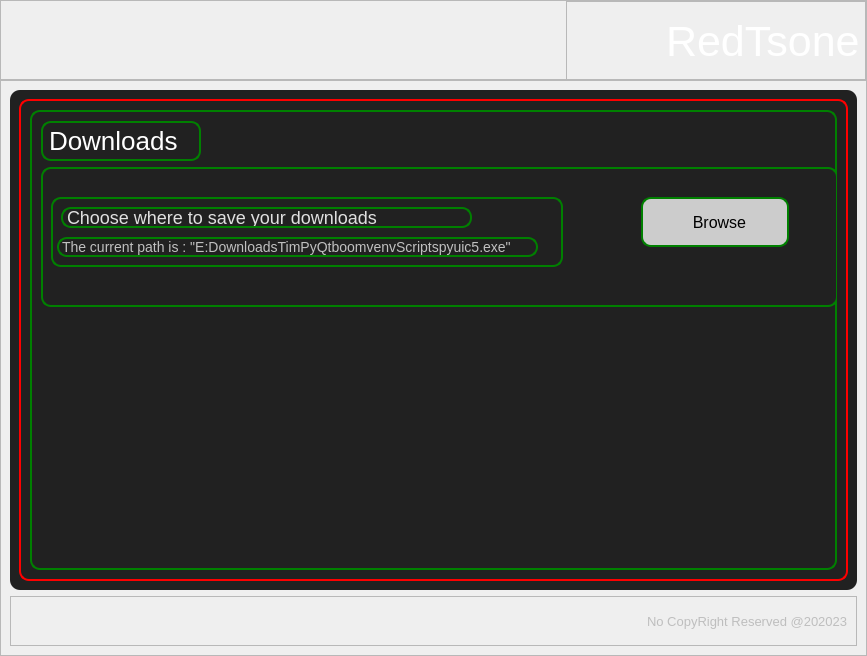
      <widget class="QWidget" name="settings_page">
       <layout class="QVBoxLayout" name="verticalLayout_5">
        <property name="spacing">
         <number>0</number>
        </property>
        <property name="leftMargin">
         <number>0</number>
        </property>
        <property name="topMargin">
         <number>0</number>
        </property>
        <property name="rightMargin">
         <number>0</number>
        </property>
        <property name="bottomMargin">
         <number>0</number>
        </property>
        <item>
         <widget class="QFrame" name="frame_7">
          <property name="minimumSize">
           <size>
            <width>0</width>
            <height>80</height>
           </size>
          </property>
          <property name="maximumSize">
           <size>
            <width>16777215</width>
            <height>80</height>
           </size>
          </property>
          <property name="frameShape">
           <enum>QFrame::StyledPanel</enum>
          </property>
          <property name="frameShadow">
           <enum>QFrame::Raised</enum>
          </property>
          <layout class="QHBoxLayout" name="horizontalLayout_3">
           <property name="spacing">
            <number>0</number>
           </property>
           <property name="leftMargin">
            <number>0</number>
           </property>
           <property name="topMargin">
            <number>0</number>
           </property>
           <property name="rightMargin">
            <number>0</number>
           </property>
           <property name="bottomMargin">
            <number>0</number>
           </property>
           <item>
            <widget class="QFrame" name="frame_8">
             <property name="frameShape">
              <enum>QFrame::StyledPanel</enum>
             </property>
             <property name="frameShadow">
              <enum>QFrame::Raised</enum>
             </property>
            </widget>
           </item>
           <item>
            <spacer name="horizontalSpacer_2">
             <property name="orientation">
              <enum>Qt::Horizontal</enum>
             </property>
             <property name="sizeHint" stdset="0">
              <size>
               <width>565</width>
               <height>20</height>
              </size>
             </property>
            </spacer>
           </item>
           <item>
            <widget class="QFrame" name="frame_9">
             <property name="minimumSize">
              <size>
               <width>300</width>
               <height>80</height>
              </size>
             </property>
             <property name="maximumSize">
              <size>
               <width>300</width>
               <height>80</height>
              </size>
             </property>
             <property name="frameShape">
              <enum>QFrame::StyledPanel</enum>
             </property>
             <property name="frameShadow">
              <enum>QFrame::Raised</enum>
             </property>
             <widget class="QLabel" name="label_9">
              <property name="geometry">
               <rect>
                <x>0</x>
                <y>0</y>
                <width>100</width>
                <height>80</height>
               </rect>
              </property>
              <property name="text">
               <string/>
              </property>
              <property name="pixmap">
               <pixmap>logo.png</pixmap>
              </property>
              <property name="scaledContents">
               <bool>true</bool>
              </property>
             </widget>
             <widget class="QLabel" name="label_10">
              <property name="geometry">
               <rect>
                <x>100</x>
                <y>0</y>
                <width>201</width>
                <height>80</height>
               </rect>
              </property>
              <property name="palette">
               <palette>
                <active>
                 <colorrole role="WindowText">
                  <brush brushstyle="SolidPattern">
                   <color alpha="255">
                    <red>255</red>
                    <green>255</green>
                    <blue>255</blue>
                   </color>
                  </brush>
                 </colorrole>
                 <colorrole role="Button">
                  <brush brushstyle="SolidPattern">
                   <color alpha="255">
                    <red>3</red>
                    <green>3</green>
                    <blue>3</blue>
                   </color>
                  </brush>
                 </colorrole>
                 <colorrole role="Base">
                  <brush brushstyle="SolidPattern">
                   <color alpha="255">
                    <red>3</red>
                    <green>3</green>
                    <blue>3</blue>
                   </color>
                  </brush>
                 </colorrole>
                 <colorrole role="Window">
                  <brush brushstyle="SolidPattern">
                   <color alpha="255">
                    <red>3</red>
                    <green>3</green>
                    <blue>3</blue>
                   </color>
                  </brush>
                 </colorrole>
                </active>
                <inactive>
                 <colorrole role="WindowText">
                  <brush brushstyle="SolidPattern">
                   <color alpha="255">
                    <red>255</red>
                    <green>255</green>
                    <blue>255</blue>
                   </color>
                  </brush>
                 </colorrole>
                 <colorrole role="Button">
                  <brush brushstyle="SolidPattern">
                   <color alpha="255">
                    <red>3</red>
                    <green>3</green>
                    <blue>3</blue>
                   </color>
                  </brush>
                 </colorrole>
                 <colorrole role="Base">
                  <brush brushstyle="SolidPattern">
                   <color alpha="255">
                    <red>3</red>
                    <green>3</green>
                    <blue>3</blue>
                   </color>
                  </brush>
                 </colorrole>
                 <colorrole role="Window">
                  <brush brushstyle="SolidPattern">
                   <color alpha="255">
                    <red>3</red>
                    <green>3</green>
                    <blue>3</blue>
                   </color>
                  </brush>
                 </colorrole>
                </inactive>
                <disabled>
                 <colorrole role="WindowText">
                  <brush brushstyle="SolidPattern">
                   <color alpha="255">
                    <red>120</red>
                    <green>120</green>
                    <blue>120</blue>
                   </color>
                  </brush>
                 </colorrole>
                 <colorrole role="Button">
                  <brush brushstyle="SolidPattern">
                   <color alpha="255">
                    <red>3</red>
                    <green>3</green>
                    <blue>3</blue>
                   </color>
                  </brush>
                 </colorrole>
                 <colorrole role="Base">
                  <brush brushstyle="SolidPattern">
                   <color alpha="255">
                    <red>3</red>
                    <green>3</green>
                    <blue>3</blue>
                   </color>
                  </brush>
                 </colorrole>
                 <colorrole role="Window">
                  <brush brushstyle="SolidPattern">
                   <color alpha="255">
                    <red>3</red>
                    <green>3</green>
                    <blue>3</blue>
                   </color>
                  </brush>
                 </colorrole>
                </disabled>
               </palette>
              </property>
              <property name="font">
               <font>
                <pointsize>32</pointsize>
               </font>
              </property>
              <property name="text">
               <string>RedTsone</string>
              </property>
             </widget>
            </widget>
           </item>
          </layout>
         </widget>
        </item>
        <item>
         <widget class="QFrame" name="settings_content">
          <property name="styleSheet">
           <string notr="true"/>
          </property>
          <property name="frameShape">
           <enum>QFrame::StyledPanel</enum>
          </property>
          <property name="frameShadow">
           <enum>QFrame::Raised</enum>
          </property>
          <layout class="QVBoxLayout" name="verticalLayout_6">
           <item>
            <widget class="QFrame" name="frame_16">
             <property name="minimumSize">
              <size>
               <width>800</width>
               <height>500</height>
              </size>
             </property>
             <property name="styleSheet">
              <string notr="true">background-color:#212121;
border-radius:10px;</string>
             </property>
             <property name="frameShape">
              <enum>QFrame::StyledPanel</enum>
             </property>
             <property name="frameShadow">
              <enum>QFrame::Raised</enum>
             </property>
             <layout class="QVBoxLayout" name="verticalLayout_4">
              <item>
               <widget class="QFrame" name="frame_11">
                <property name="styleSheet">
                 <string notr="true">border:2px solid red;</string>
                </property>
                <property name="frameShape">
                 <enum>QFrame::StyledPanel</enum>
                </property>
                <property name="frameShadow">
                 <enum>QFrame::Raised</enum>
                </property>
                <layout class="QVBoxLayout" name="verticalLayout_7">
                 <item>
                  <widget class="QFrame" name="frame_18">
                   <property name="styleSheet">
                    <string notr="true">border:2px solid green;</string>
                   </property>
                   <property name="frameShape">
                    <enum>QFrame::StyledPanel</enum>
                   </property>
                   <property name="frameShadow">
                    <enum>QFrame::Raised</enum>
                   </property>
                   <widget class="QLabel" name="label_14">
                    <property name="geometry">
                     <rect>
                      <x>11</x>
                      <y>11</y>
                      <width>160</width>
                      <height>40</height>
                     </rect>
                    </property>
                    <property name="minimumSize">
                     <size>
                      <width>160</width>
                      <height>40</height>
                     </size>
                    </property>
                    <property name="maximumSize">
                     <size>
                      <width>160</width>
                      <height>40</height>
                     </size>
                    </property>
                    <property name="styleSheet">
                     <string notr="true">font-size:26px;
color:white;
</string>
                    </property>
                    <property name="text">
                     <string>Downloads</string>
                    </property>
                   </widget>
                   <widget class="QFrame" name="frame_20">
                    <property name="geometry">
                     <rect>
                      <x>11</x>
                      <y>57</y>
                      <width>797</width>
                      <height>140</height>
                     </rect>
                    </property>
                    <property name="frameShape">
                     <enum>QFrame::StyledPanel</enum>
                    </property>
                    <property name="frameShadow">
                     <enum>QFrame::Raised</enum>
                    </property>
                    <widget class="QFrame" name="frame_19">
                     <property name="geometry">
                      <rect>
                       <x>10</x>
                       <y>30</y>
                       <width>512</width>
                       <height>70</height>
                      </rect>
                     </property>
                     <property name="minimumSize">
                      <size>
                       <width>512</width>
                       <height>70</height>
                      </size>
                     </property>
                     <property name="maximumSize">
                      <size>
                       <width>16777215</width>
                       <height>70</height>
                      </size>
                     </property>
                     <property name="frameShape">
                      <enum>QFrame::StyledPanel</enum>
                     </property>
                     <property name="frameShadow">
                      <enum>QFrame::Raised</enum>
                     </property>
                     <widget class="QLabel" name="label_16">
                      <property name="geometry">
                       <rect>
                        <x>6</x>
                        <y>40</y>
                        <width>481</width>
                        <height>20</height>
                       </rect>
                      </property>
                      <property name="styleSheet">
                       <string notr="true">color:#c0c0c0;
font-size:14px;</string>
                      </property>
                      <property name="text">
                       <string>The current path is : &quot;E:DownloadsTimPyQtboomvenvScriptspyuic5.exe&quot;</string>
                      </property>
                     </widget>
                     <widget class="QLabel" name="label_15">
                      <property name="geometry">
                       <rect>
                        <x>10</x>
                        <y>10</y>
                        <width>411</width>
                        <height>21</height>
                       </rect>
                      </property>
                      <property name="styleSheet">
                       <string notr="true">color:#e0e0e0;
font-size:18px;
</string>
                      </property>
                      <property name="text">
                       <string>Choose where to save your downloads</string>
                      </property>
                     </widget>
                    </widget>
                    <widget class="QPushButton" name="pushButton_10">
                     <property name="geometry">
                      <rect>
                       <x>600</x>
                       <y>30</y>
                       <width>148</width>
                       <height>50</height>
                      </rect>
                     </property>
                     <property name="minimumSize">
                      <size>
                       <width>148</width>
                       <height>50</height>
                      </size>
                     </property>
                     <property name="baseSize">
                      <size>
                       <width>148</width>
                       <height>50</height>
                      </size>
                     </property>
                     <property name="styleSheet">
                      <string notr="true">background-color:#cccccc;
color:#000000;
font-size:16px;</string>
                     </property>
                     <property name="text">
                      <string>  Browse</string>
                     </property>
                     <property name="icon">
                      <iconset>
                       <normaloff>browse.png</normaloff>browse.png</iconset>
                     </property>
                     <property name="iconSize">
                      <size>
                       <width>32</width>
                       <height>32</height>
                      </size>
                     </property>
                    </widget>
                   </widget>
                  </widget>
                 </item>
                </layout>
               </widget>
              </item>
             </layout>
            </widget>
           </item>
           <item>
            <widget class="QFrame" name="frame_17">
             <property name="minimumSize">
              <size>
               <width>0</width>
               <height>50</height>
              </size>
             </property>
             <property name="maximumSize">
              <size>
               <width>16777215</width>
               <height>50</height>
              </size>
             </property>
             <property name="frameShape">
              <enum>QFrame::StyledPanel</enum>
             </property>
             <property name="frameShadow">
              <enum>QFrame::Raised</enum>
             </property>
             <layout class="QHBoxLayout" name="horizontalLayout_8">
              <item>
               <spacer name="horizontalSpacer_6">
                <property name="orientation">
                 <enum>Qt::Horizontal</enum>
                </property>
                <property name="sizeHint" stdset="0">
                 <size>
                  <width>616</width>
                  <height>20</height>
                 </size>
                </property>
               </spacer>
              </item>
              <item>
               <widget class="QLabel" name="label_13">
                <property name="minimumSize">
                 <size>
                  <width>200</width>
                  <height>24</height>
                 </size>
                </property>
                <property name="maximumSize">
                 <size>
                  <width>200</width>
                  <height>24</height>
                 </size>
                </property>
                <property name="palette">
                 <palette>
                  <active>
                   <colorrole role="WindowText">
                    <brush brushstyle="SolidPattern">
                     <color alpha="255">
                      <red>190</red>
                      <green>190</green>
                      <blue>190</blue>
                     </color>
                    </brush>
                   </colorrole>
                   <colorrole role="Button">
                    <brush brushstyle="SolidPattern">
                     <color alpha="255">
                      <red>3</red>
                      <green>3</green>
                      <blue>3</blue>
                     </color>
                    </brush>
                   </colorrole>
                   <colorrole role="Base">
                    <brush brushstyle="SolidPattern">
                     <color alpha="255">
                      <red>3</red>
                      <green>3</green>
                      <blue>3</blue>
                     </color>
                    </brush>
                   </colorrole>
                   <colorrole role="Window">
                    <brush brushstyle="SolidPattern">
                     <color alpha="255">
                      <red>3</red>
                      <green>3</green>
                      <blue>3</blue>
                     </color>
                    </brush>
                   </colorrole>
                  </active>
                  <inactive>
                   <colorrole role="WindowText">
                    <brush brushstyle="SolidPattern">
                     <color alpha="255">
                      <red>190</red>
                      <green>190</green>
                      <blue>190</blue>
                     </color>
                    </brush>
                   </colorrole>
                   <colorrole role="Button">
                    <brush brushstyle="SolidPattern">
                     <color alpha="255">
                      <red>3</red>
                      <green>3</green>
                      <blue>3</blue>
                     </color>
                    </brush>
                   </colorrole>
                   <colorrole role="Base">
                    <brush brushstyle="SolidPattern">
                     <color alpha="255">
                      <red>3</red>
                      <green>3</green>
                      <blue>3</blue>
                     </color>
                    </brush>
                   </colorrole>
                   <colorrole role="Window">
                    <brush brushstyle="SolidPattern">
                     <color alpha="255">
                      <red>3</red>
                      <green>3</green>
                      <blue>3</blue>
                     </color>
                    </brush>
                   </colorrole>
                  </inactive>
                  <disabled>
                   <colorrole role="WindowText">
                    <brush brushstyle="SolidPattern">
                     <color alpha="255">
                      <red>120</red>
                      <green>120</green>
                      <blue>120</blue>
                     </color>
                    </brush>
                   </colorrole>
                   <colorrole role="Button">
                    <brush brushstyle="SolidPattern">
                     <color alpha="255">
                      <red>3</red>
                      <green>3</green>
                      <blue>3</blue>
                     </color>
                    </brush>
                   </colorrole>
                   <colorrole role="Base">
                    <brush brushstyle="SolidPattern">
                     <color alpha="255">
                      <red>3</red>
                      <green>3</green>
                      <blue>3</blue>
                     </color>
                    </brush>
                   </colorrole>
                   <colorrole role="Window">
                    <brush brushstyle="SolidPattern">
                     <color alpha="255">
                      <red>3</red>
                      <green>3</green>
                      <blue>3</blue>
                     </color>
                    </brush>
                   </colorrole>
                  </disabled>
                 </palette>
                </property>
                <property name="font">
                 <font>
                  <pointsize>10</pointsize>
                 </font>
                </property>
                <property name="text">
                 <string>No CopyRight Reserved @202023</string>
                </property>
               </widget>
              </item>
             </layout>
            </widget>
           </item>
          </layout>
         </widget>
        </item>
       </layout>
      </widget>
